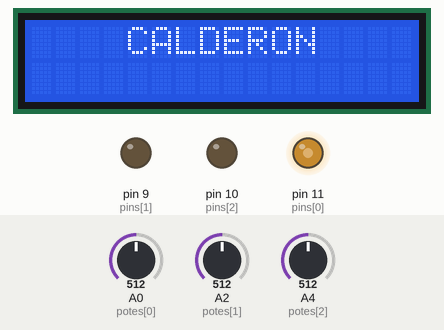
Simulated run of this sketch. Board: Arduino Uno, built with avr-gcc and run on an emulated ATmega328P. On the bench: 16×2 character LCD, output pins drawn as LEDs (lit = HIGH). The inputs (shaded band) are chosen by the test bench; at power-on: A0 (potes[0]) = 512, A2 (potes[1]) = 512, A4 (potes[2]) = 512. What the sketch prints to the serial monitor is not drawn.

Above: at 1.2 s.
1.3 s: A0 (potes[0]) set to 716
At 2.5 s:
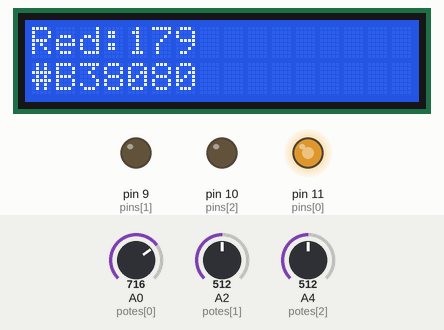
4.3 s: A2 (potes[1]) set to 300
7.3 s: A2 (potes[1]) set to 299
10.3 s: A2 (potes[1]) set to 900
At 10.49 s:
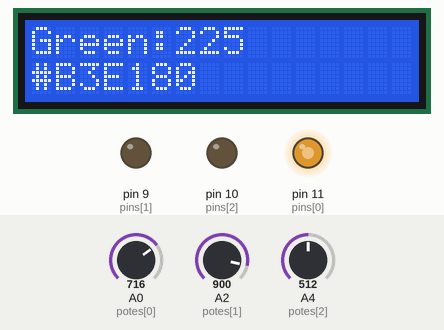
11.8 s: A0 (potes[0]) set to 900
At 11.98 s:
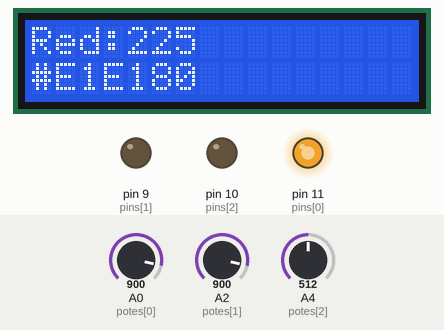
14.3 s: A4 (potes[2]) set to 1005
At 14.46 s:
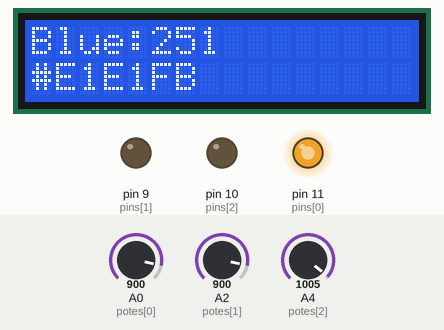
15.8 s: A4 (potes[2]) set to 1020
At 16.02 s:
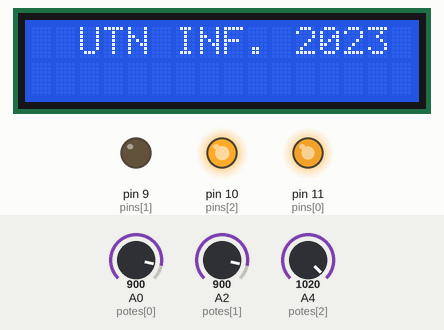
Timing chart, 0 to 18.8 s (numbered marks = the images above; inputs shaded):
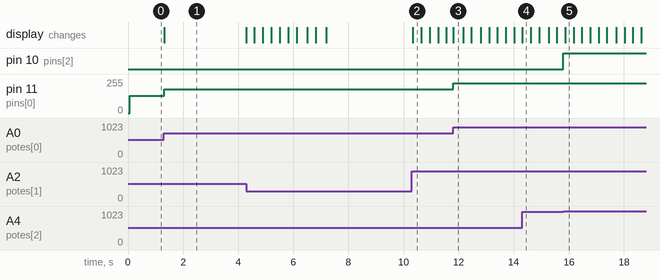

The sketch:

02_control_RGB_lcd.ino
```cpp
#include <LiquidCrystal.h>

int potes [3] = {A0, A2, A4};
int pins [3] = {11, 9, 10};
int RGB [3] = {0, 0, 0};
int XRGB [3] = {0, 0, 0};
String LED [3] = {"Red", "Green", "Blue"};

unsigned long timer = 5;
bool state = 0;

LiquidCrystal lcd(13, 12, 4, 3, 2, 8);
void setup() {
  lcd.begin(16, 2);
  Serial.begin(9600);

  for (int i = 0; i <= 2; i++) {
    pinMode(pins[i], OUTPUT);
    RGB[i] = analogRead(potes[i]) / 4;
    XRGB[i] = RGB[i];
  }

  cli();
  TCCR1A = 0;
  TCCR1B = 0;
  OCR1A = 15624;
  TCCR1B |= (1 << WGM12);
  TCCR1B |= (1 << CS12);
  TCCR1B |= (1 << CS10);
  TIMSK1 = (1 << OCIE1A);
  sei();
}
ISR(TIMER1_COMPA_vect) {
  timer++;
  state = !state;
}
void RGBS() {
  for (int i = 0; i <= 2; i++) {
    RGB[i] = analogRead(potes[i]) / 4;
    //analogWrite(6, 255);
    analogWrite(pins[i], RGB[i]);
  }
}
void mostrar() {
  for (int i = 0; i <= 2; i++) {
    if (XRGB[i] != RGB[i] and abs(XRGB[i] - RGB[i] > 1 or RGB[i] - XRGB[i] > 1)) {
      lcd.clear();
      lcd.setCursor(0, 0);
      lcd.print(LED[i] + ":");
      if (RGB[i] < 10) {
        lcd.print(RGB[i]);
        lcd.print("  ");
      } else if (RGB[i] < 100) {
        lcd.print(RGB[i]);
        lcd.print("  ");
      } else {
        lcd.print(RGB[i]);
      }
      lcd.setCursor(0, 1);
      lcd.print("#");
      for (int i = 0; i <= 2; i++) {
        lcd.print(RGB[i], HEX);
      }
      XRGB[i] = RGB[i];
      timer = 0;
    } else menu();
  }
}
void menu() {
  Serial.println(state);
  if (timer >= 3) {
    if (state == 0) {
      lcd.setCursor(0, 0);
      lcd.print("  UTN INF. 2023");
    } else if(state == 1){
      lcd.setCursor(0, 0);
      lcd.print("    CALDERON");
    }
    lcd.setCursor(0, 1);
    lcd.print("       ");
  }
}
void loop() {
  mostrar();
  RGBS();
}
```

Measured:
- the behaviour switches between 1019 and 1020 on A4 (potes[2]) (found by bisection; images 4 and 5)
- after the input at 1.3 s, pin 11 (pins[0]): 128/255 → 179/255 at once; the display: changes at once (image 1)
- after the input at 10.3 s, the display: changes at once (image 2)
- after the input at 11.8 s, pin 11 (pins[0]): 179/255 → 225/255 at once; the display: changes at once (image 3)
- after the input at 14.3 s, the display: changes at once (image 4)
- after the input at 15.8 s, pin 10 (pins[2]): LOW → HIGH at once
- what the display in image 1 shows lasts 3.0 s, from 1.3 s to 4.3 s
